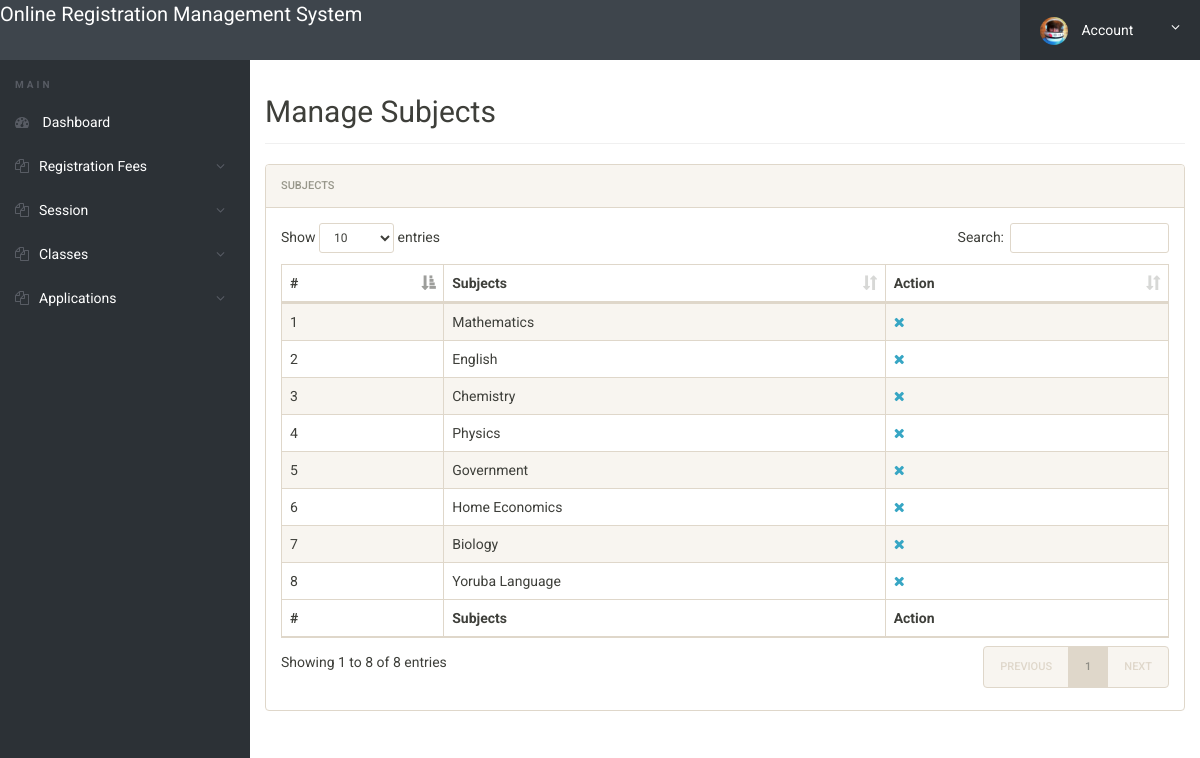
The app's page /admin/manage-subjects.php (signed in) with its own data.
### tables this page shows
CREATE TABLE `tblsubjects` (
  `Id` int(10) NOT NULL,
  `subjectName` varchar(255) NOT NULL
);

### admin/manage-subjects.php (the view, shortened to what this page needs)
<?php
include('includes/config.php');
if(strlen($_SESSION['alogin'])==0)
	{
header('location:index.php');
}
else{
 ?>
<!doctype html>
<html lang="en" class="no-js">
<head>
	<link rel="stylesheet" href="css/font-awesome.min.css">
	<link rel="stylesheet" href="css/bootstrap.min.css">
	<link rel="stylesheet" href="css/dataTables.bootstrap.min.css">
	<link rel="stylesheet" href="css/bootstrap-social.css">
	<link rel="stylesheet" href="css/bootstrap-select.css">
	<link rel="stylesheet" href="css/fileinput.min.css">
	<link rel="stylesheet" href="css/awesome-bootstrap-checkbox.css">
	<link rel="stylesheet" href="css/style.css">
</head>
<body>
	<?php include('includes/header.php');?>
	<div class="ts-main-content">
		<?php include('includes/leftbar.php');?>
		<div class="content-wrapper">
			<div class="container-fluid">
				<div class="row">
					<div class="col-md-12">
						<h2 class="page-title">Manage Subjects</h2>
						<div class="panel panel-default">
							<div class="panel-heading">Subjects</div>
							<div class="panel-body">
								<table id="zctb" class="display table table-striped table-bordered table-hover" cellspacing="0" width="100%">
									<thead>
										<tr>
										<th>#</th>
                                            <th>Subjects</th>
											<th>Action</th>
										</tr>
									</thead>
									<tfoot>
										<tr>
										<th>#</th>
											<th>Subjects</th>
											<th>Action</th>
										</tr>
									</tfoot>
									<tbody>
<?php
$cnt=1;
 $ret=mysqli_query($con,"SELECT * from tblsubjects");
if(mysqli_num_rows($ret) > 0 )
{
while ($row=mysqli_fetch_array($ret))
{
?>
										<tr>
											<td><?php echo htmlentities($cnt);?></td>
                                            <td><?php echo htmlentities($row['subjectName']);?></td>
                                            <td>
<a href="manage-subjects.php?del=<?php echo $row['Id'];?>" onclick="return confirm('Do you want to delete');"><i class="fa fa-close"></i></a></td>
										</tr>
										<?php $cnt=$cnt+1; }} ?>
									</tbody>
								</table>
							</div>
						</div>
					</div>
				</div>
			</div>
		</div>
	</div>
</body>
</html>
<?php } ?>

### admin/css/style.css (style rules this page uses)
html { font-size: 14px; }
@media only screen and (min-width: 480px) { html { font-size: 17px; } }
@media only screen and (min-width: 768px) { html { font-size: 14px; } }
body { font-size: 1em; }
a { color: #37a6c4; }
.panel { overflow: hidden; }
.page-title { padding-bottom: 15px; margin-bottom: 20px; border-bottom: 1px solid #f0f0f0; }
.ts-main-content .content-wrapper { padding-top: 15px; margin-top: 60px; }
@media only screen and (min-width: 992px) { .ts-main-content .content-wrapper { margin-left: 250px; } }

### records on screen
tblsubjects: subjectName "Mathematics"
tblsubjects: subjectName "English"
tblsubjects: subjectName "Chemistry"
tblsubjects: subjectName "Physics"
tblsubjects: subjectName "Government"
tblsubjects: subjectName "Home Economics"
tblsubjects: subjectName "Biology"
tblsubjects: subjectName "Yoruba Language"
